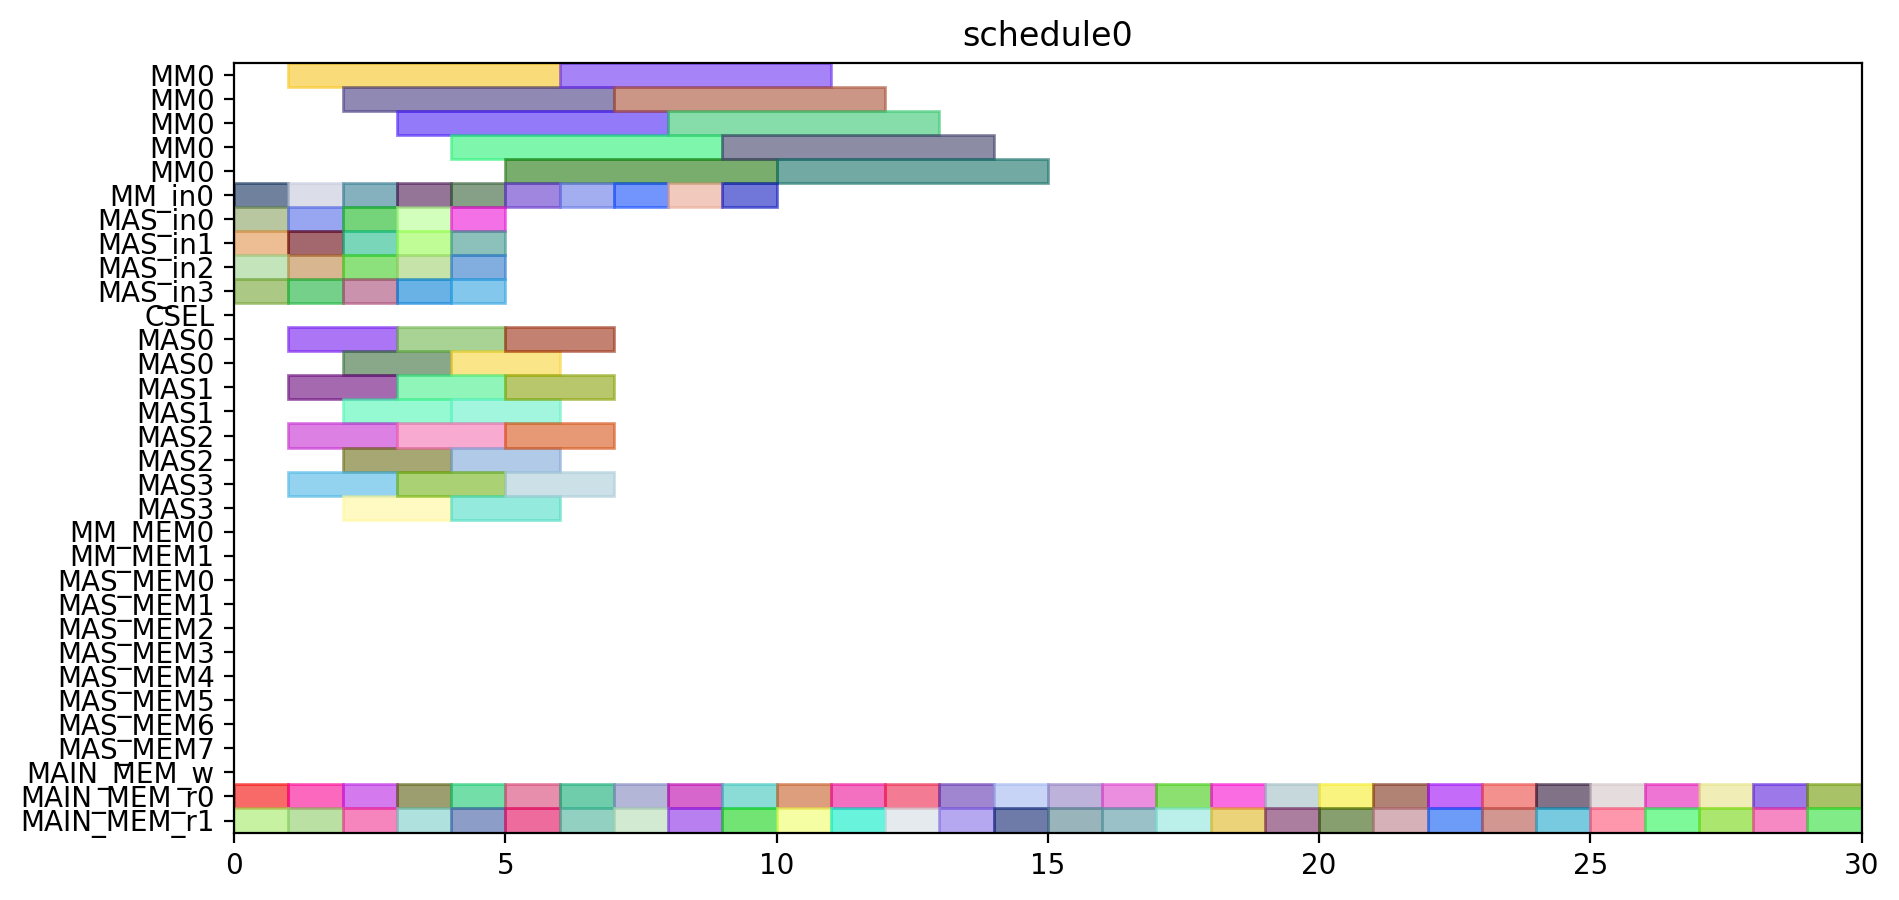

Here is the Python script that generated this plot:
from pyschedule import Scenario, solvers, plotters, alt


def solve():
	horizon = 131
	S = Scenario("schedule0", horizon=horizon)

	# resource
	MM = S.Resources('MM', num=1, size=5)
	MM_in = S.Resources('MM_in', num=1)
	MAS_in = S.Resources('MAS_in', num=4)
	CSEL = S.Resource('CSEL')
	MAS = S.Resources('MAS', num=4, size=2, periods=range(1, horizon))
	MM_MEM = S.Resources('MM_MEM', num=2)
	MAS_MEM = S.Resources('MAS_MEM', num=8)
	MAIN_MEM_w = S.Resource('MAIN_MEM_w', size=1)
	MAIN_MEM_r = S.Resources('MAIN_MEM_r', num=2)

	# result of previous scheduling

	# new tasks
	c_aa_a1_0 = S.Task('c_aa_a1_0', length=2, delay_cost=1)
	c_aa_a1_0 += alt(MAS)
	c_aa_a1_0_in = S.Task('c_aa_a1_0_in', length=1, delay_cost=1)
	c_aa_a1_0_in += alt(MAS_in)
	S += c_aa_a1_0_in*MAS_in[0]<=c_aa_a1_0*MAS[0]

	S += c_aa_a1_0_in*MAS_in[1]<=c_aa_a1_0*MAS[1]

	S += c_aa_a1_0_in*MAS_in[2]<=c_aa_a1_0*MAS[2]

	S += c_aa_a1_0_in*MAS_in[3]<=c_aa_a1_0*MAS[3]

	c_aa_a1_0_mem0 = S.Task('c_aa_a1_0_mem0', length=1, delay_cost=1)
	c_aa_a1_0_mem0 += MAIN_MEM_r[0]
	c_aa_a1_0_mem1 = S.Task('c_aa_a1_0_mem1', length=1, delay_cost=1)
	c_aa_a1_0_mem1 += MAIN_MEM_r[1]
	c_aa_a1_1 = S.Task('c_aa_a1_1', length=2, delay_cost=1)
	c_aa_a1_1 += alt(MAS)
	c_aa_a1_1_in = S.Task('c_aa_a1_1_in', length=1, delay_cost=1)
	c_aa_a1_1_in += alt(MAS_in)
	S += c_aa_a1_1_in*MAS_in[0]<=c_aa_a1_1*MAS[0]

	S += c_aa_a1_1_in*MAS_in[1]<=c_aa_a1_1*MAS[1]

	S += c_aa_a1_1_in*MAS_in[2]<=c_aa_a1_1*MAS[2]

	S += c_aa_a1_1_in*MAS_in[3]<=c_aa_a1_1*MAS[3]

	c_aa_a1_1_mem0 = S.Task('c_aa_a1_1_mem0', length=1, delay_cost=1)
	c_aa_a1_1_mem0 += MAIN_MEM_r[0]
	c_aa_a1_1_mem1 = S.Task('c_aa_a1_1_mem1', length=1, delay_cost=1)
	c_aa_a1_1_mem1 += MAIN_MEM_r[1]
	c_aa_t10 = S.Task('c_aa_t10', length=2, delay_cost=1)
	c_aa_t10 += alt(MAS)
	c_aa_t10_in = S.Task('c_aa_t10_in', length=1, delay_cost=1)
	c_aa_t10_in += alt(MAS_in)
	S += c_aa_t10_in*MAS_in[0]<=c_aa_t10*MAS[0]

	S += c_aa_t10_in*MAS_in[1]<=c_aa_t10*MAS[1]

	S += c_aa_t10_in*MAS_in[2]<=c_aa_t10*MAS[2]

	S += c_aa_t10_in*MAS_in[3]<=c_aa_t10*MAS[3]

	c_aa_t10_mem0 = S.Task('c_aa_t10_mem0', length=1, delay_cost=1)
	c_aa_t10_mem0 += MAIN_MEM_r[0]
	c_aa_t10_mem1 = S.Task('c_aa_t10_mem1', length=1, delay_cost=1)
	c_aa_t10_mem1 += MAIN_MEM_r[1]
	c_aa_t11 = S.Task('c_aa_t11', length=2, delay_cost=1)
	c_aa_t11 += alt(MAS)
	c_aa_t11_in = S.Task('c_aa_t11_in', length=1, delay_cost=1)
	c_aa_t11_in += alt(MAS_in)
	S += c_aa_t11_in*MAS_in[0]<=c_aa_t11*MAS[0]

	S += c_aa_t11_in*MAS_in[1]<=c_aa_t11*MAS[1]

	S += c_aa_t11_in*MAS_in[2]<=c_aa_t11*MAS[2]

	S += c_aa_t11_in*MAS_in[3]<=c_aa_t11*MAS[3]

	c_aa_t11_mem0 = S.Task('c_aa_t11_mem0', length=1, delay_cost=1)
	c_aa_t11_mem0 += MAIN_MEM_r[0]
	c_aa_t11_mem1 = S.Task('c_aa_t11_mem1', length=1, delay_cost=1)
	c_aa_t11_mem1 += MAIN_MEM_r[1]
	c_aa_t3_t0 = S.Task('c_aa_t3_t0', length=5, delay_cost=1)
	c_aa_t3_t0 += alt(MM)
	c_aa_t3_t0_in = S.Task('c_aa_t3_t0_in', length=1, delay_cost=1)
	c_aa_t3_t0_in += alt(MM_in)
	S += c_aa_t3_t0_in*MM_in[0]<=c_aa_t3_t0*MM[0]

	c_aa_t3_t0_mem0 = S.Task('c_aa_t3_t0_mem0', length=1, delay_cost=1)
	c_aa_t3_t0_mem0 += MAIN_MEM_r[0]
	c_aa_t3_t0_mem1 = S.Task('c_aa_t3_t0_mem1', length=1, delay_cost=1)
	c_aa_t3_t0_mem1 += MAIN_MEM_r[1]
	c_aa_t3_t1 = S.Task('c_aa_t3_t1', length=5, delay_cost=1)
	c_aa_t3_t1 += alt(MM)
	c_aa_t3_t1_in = S.Task('c_aa_t3_t1_in', length=1, delay_cost=1)
	c_aa_t3_t1_in += alt(MM_in)
	S += c_aa_t3_t1_in*MM_in[0]<=c_aa_t3_t1*MM[0]

	c_aa_t3_t1_mem0 = S.Task('c_aa_t3_t1_mem0', length=1, delay_cost=1)
	c_aa_t3_t1_mem0 += MAIN_MEM_r[0]
	c_aa_t3_t1_mem1 = S.Task('c_aa_t3_t1_mem1', length=1, delay_cost=1)
	c_aa_t3_t1_mem1 += MAIN_MEM_r[1]
	c_aa_t3_t2 = S.Task('c_aa_t3_t2', length=2, delay_cost=1)
	c_aa_t3_t2 += alt(MAS)
	c_aa_t3_t2_in = S.Task('c_aa_t3_t2_in', length=1, delay_cost=1)
	c_aa_t3_t2_in += alt(MAS_in)
	S += c_aa_t3_t2_in*MAS_in[0]<=c_aa_t3_t2*MAS[0]

	S += c_aa_t3_t2_in*MAS_in[1]<=c_aa_t3_t2*MAS[1]

	S += c_aa_t3_t2_in*MAS_in[2]<=c_aa_t3_t2*MAS[2]

	S += c_aa_t3_t2_in*MAS_in[3]<=c_aa_t3_t2*MAS[3]

	c_aa_t3_t2_mem0 = S.Task('c_aa_t3_t2_mem0', length=1, delay_cost=1)
	c_aa_t3_t2_mem0 += MAIN_MEM_r[0]
	c_aa_t3_t2_mem1 = S.Task('c_aa_t3_t2_mem1', length=1, delay_cost=1)
	c_aa_t3_t2_mem1 += MAIN_MEM_r[1]
	c_aa_t3_t3 = S.Task('c_aa_t3_t3', length=2, delay_cost=1)
	c_aa_t3_t3 += alt(MAS)
	c_aa_t3_t3_in = S.Task('c_aa_t3_t3_in', length=1, delay_cost=1)
	c_aa_t3_t3_in += alt(MAS_in)
	S += c_aa_t3_t3_in*MAS_in[0]<=c_aa_t3_t3*MAS[0]

	S += c_aa_t3_t3_in*MAS_in[1]<=c_aa_t3_t3*MAS[1]

	S += c_aa_t3_t3_in*MAS_in[2]<=c_aa_t3_t3*MAS[2]

	S += c_aa_t3_t3_in*MAS_in[3]<=c_aa_t3_t3*MAS[3]

	c_aa_t3_t3_mem0 = S.Task('c_aa_t3_t3_mem0', length=1, delay_cost=1)
	c_aa_t3_t3_mem0 += MAIN_MEM_r[0]
	c_aa_t3_t3_mem1 = S.Task('c_aa_t3_t3_mem1', length=1, delay_cost=1)
	c_aa_t3_t3_mem1 += MAIN_MEM_r[1]
	c_bb_a1_0 = S.Task('c_bb_a1_0', length=2, delay_cost=1)
	c_bb_a1_0 += alt(MAS)
	c_bb_a1_0_in = S.Task('c_bb_a1_0_in', length=1, delay_cost=1)
	c_bb_a1_0_in += alt(MAS_in)
	S += c_bb_a1_0_in*MAS_in[0]<=c_bb_a1_0*MAS[0]

	S += c_bb_a1_0_in*MAS_in[1]<=c_bb_a1_0*MAS[1]

	S += c_bb_a1_0_in*MAS_in[2]<=c_bb_a1_0*MAS[2]

	S += c_bb_a1_0_in*MAS_in[3]<=c_bb_a1_0*MAS[3]

	c_bb_a1_0_mem0 = S.Task('c_bb_a1_0_mem0', length=1, delay_cost=1)
	c_bb_a1_0_mem0 += MAIN_MEM_r[0]
	c_bb_a1_0_mem1 = S.Task('c_bb_a1_0_mem1', length=1, delay_cost=1)
	c_bb_a1_0_mem1 += MAIN_MEM_r[1]
	c_bb_a1_1 = S.Task('c_bb_a1_1', length=2, delay_cost=1)
	c_bb_a1_1 += alt(MAS)
	c_bb_a1_1_in = S.Task('c_bb_a1_1_in', length=1, delay_cost=1)
	c_bb_a1_1_in += alt(MAS_in)
	S += c_bb_a1_1_in*MAS_in[0]<=c_bb_a1_1*MAS[0]

	S += c_bb_a1_1_in*MAS_in[1]<=c_bb_a1_1*MAS[1]

	S += c_bb_a1_1_in*MAS_in[2]<=c_bb_a1_1*MAS[2]

	S += c_bb_a1_1_in*MAS_in[3]<=c_bb_a1_1*MAS[3]

	c_bb_a1_1_mem0 = S.Task('c_bb_a1_1_mem0', length=1, delay_cost=1)
	c_bb_a1_1_mem0 += MAIN_MEM_r[0]
	c_bb_a1_1_mem1 = S.Task('c_bb_a1_1_mem1', length=1, delay_cost=1)
	c_bb_a1_1_mem1 += MAIN_MEM_r[1]
	c_bb_t10 = S.Task('c_bb_t10', length=2, delay_cost=1)
	c_bb_t10 += alt(MAS)
	c_bb_t10_in = S.Task('c_bb_t10_in', length=1, delay_cost=1)
	c_bb_t10_in += alt(MAS_in)
	S += c_bb_t10_in*MAS_in[0]<=c_bb_t10*MAS[0]

	S += c_bb_t10_in*MAS_in[1]<=c_bb_t10*MAS[1]

	S += c_bb_t10_in*MAS_in[2]<=c_bb_t10*MAS[2]

	S += c_bb_t10_in*MAS_in[3]<=c_bb_t10*MAS[3]

	c_bb_t10_mem0 = S.Task('c_bb_t10_mem0', length=1, delay_cost=1)
	c_bb_t10_mem0 += MAIN_MEM_r[0]
	c_bb_t10_mem1 = S.Task('c_bb_t10_mem1', length=1, delay_cost=1)
	c_bb_t10_mem1 += MAIN_MEM_r[1]
	c_bb_t11 = S.Task('c_bb_t11', length=2, delay_cost=1)
	c_bb_t11 += alt(MAS)
	c_bb_t11_in = S.Task('c_bb_t11_in', length=1, delay_cost=1)
	c_bb_t11_in += alt(MAS_in)
	S += c_bb_t11_in*MAS_in[0]<=c_bb_t11*MAS[0]

	S += c_bb_t11_in*MAS_in[1]<=c_bb_t11*MAS[1]

	S += c_bb_t11_in*MAS_in[2]<=c_bb_t11*MAS[2]

	S += c_bb_t11_in*MAS_in[3]<=c_bb_t11*MAS[3]

	c_bb_t11_mem0 = S.Task('c_bb_t11_mem0', length=1, delay_cost=1)
	c_bb_t11_mem0 += MAIN_MEM_r[0]
	c_bb_t11_mem1 = S.Task('c_bb_t11_mem1', length=1, delay_cost=1)
	c_bb_t11_mem1 += MAIN_MEM_r[1]
	c_bb_t3_t0 = S.Task('c_bb_t3_t0', length=5, delay_cost=1)
	c_bb_t3_t0 += alt(MM)
	c_bb_t3_t0_in = S.Task('c_bb_t3_t0_in', length=1, delay_cost=1)
	c_bb_t3_t0_in += alt(MM_in)
	S += c_bb_t3_t0_in*MM_in[0]<=c_bb_t3_t0*MM[0]

	c_bb_t3_t0_mem0 = S.Task('c_bb_t3_t0_mem0', length=1, delay_cost=1)
	c_bb_t3_t0_mem0 += MAIN_MEM_r[0]
	c_bb_t3_t0_mem1 = S.Task('c_bb_t3_t0_mem1', length=1, delay_cost=1)
	c_bb_t3_t0_mem1 += MAIN_MEM_r[1]
	c_bb_t3_t1 = S.Task('c_bb_t3_t1', length=5, delay_cost=1)
	c_bb_t3_t1 += alt(MM)
	c_bb_t3_t1_in = S.Task('c_bb_t3_t1_in', length=1, delay_cost=1)
	c_bb_t3_t1_in += alt(MM_in)
	S += c_bb_t3_t1_in*MM_in[0]<=c_bb_t3_t1*MM[0]

	c_bb_t3_t1_mem0 = S.Task('c_bb_t3_t1_mem0', length=1, delay_cost=1)
	c_bb_t3_t1_mem0 += MAIN_MEM_r[0]
	c_bb_t3_t1_mem1 = S.Task('c_bb_t3_t1_mem1', length=1, delay_cost=1)
	c_bb_t3_t1_mem1 += MAIN_MEM_r[1]
	c_bb_t3_t2 = S.Task('c_bb_t3_t2', length=2, delay_cost=1)
	c_bb_t3_t2 += alt(MAS)
	c_bb_t3_t2_in = S.Task('c_bb_t3_t2_in', length=1, delay_cost=1)
	c_bb_t3_t2_in += alt(MAS_in)
	S += c_bb_t3_t2_in*MAS_in[0]<=c_bb_t3_t2*MAS[0]

	S += c_bb_t3_t2_in*MAS_in[1]<=c_bb_t3_t2*MAS[1]

	S += c_bb_t3_t2_in*MAS_in[2]<=c_bb_t3_t2*MAS[2]

	S += c_bb_t3_t2_in*MAS_in[3]<=c_bb_t3_t2*MAS[3]

	c_bb_t3_t2_mem0 = S.Task('c_bb_t3_t2_mem0', length=1, delay_cost=1)
	c_bb_t3_t2_mem0 += MAIN_MEM_r[0]
	c_bb_t3_t2_mem1 = S.Task('c_bb_t3_t2_mem1', length=1, delay_cost=1)
	c_bb_t3_t2_mem1 += MAIN_MEM_r[1]
	c_bb_t3_t3 = S.Task('c_bb_t3_t3', length=2, delay_cost=1)
	c_bb_t3_t3 += alt(MAS)
	c_bb_t3_t3_in = S.Task('c_bb_t3_t3_in', length=1, delay_cost=1)
	c_bb_t3_t3_in += alt(MAS_in)
	S += c_bb_t3_t3_in*MAS_in[0]<=c_bb_t3_t3*MAS[0]

	S += c_bb_t3_t3_in*MAS_in[1]<=c_bb_t3_t3*MAS[1]

	S += c_bb_t3_t3_in*MAS_in[2]<=c_bb_t3_t3*MAS[2]

	S += c_bb_t3_t3_in*MAS_in[3]<=c_bb_t3_t3*MAS[3]

	c_bb_t3_t3_mem0 = S.Task('c_bb_t3_t3_mem0', length=1, delay_cost=1)
	c_bb_t3_t3_mem0 += MAIN_MEM_r[0]
	c_bb_t3_t3_mem1 = S.Task('c_bb_t3_t3_mem1', length=1, delay_cost=1)
	c_bb_t3_t3_mem1 += MAIN_MEM_r[1]
	c_cc_a1_0 = S.Task('c_cc_a1_0', length=2, delay_cost=1)
	c_cc_a1_0 += alt(MAS)
	c_cc_a1_0_in = S.Task('c_cc_a1_0_in', length=1, delay_cost=1)
	c_cc_a1_0_in += alt(MAS_in)
	S += c_cc_a1_0_in*MAS_in[0]<=c_cc_a1_0*MAS[0]

	S += c_cc_a1_0_in*MAS_in[1]<=c_cc_a1_0*MAS[1]

	S += c_cc_a1_0_in*MAS_in[2]<=c_cc_a1_0*MAS[2]

	S += c_cc_a1_0_in*MAS_in[3]<=c_cc_a1_0*MAS[3]

	c_cc_a1_0_mem0 = S.Task('c_cc_a1_0_mem0', length=1, delay_cost=1)
	c_cc_a1_0_mem0 += MAIN_MEM_r[0]
	c_cc_a1_0_mem1 = S.Task('c_cc_a1_0_mem1', length=1, delay_cost=1)
	c_cc_a1_0_mem1 += MAIN_MEM_r[1]
	c_cc_a1_1 = S.Task('c_cc_a1_1', length=2, delay_cost=1)
	c_cc_a1_1 += alt(MAS)
	c_cc_a1_1_in = S.Task('c_cc_a1_1_in', length=1, delay_cost=1)
	c_cc_a1_1_in += alt(MAS_in)
	S += c_cc_a1_1_in*MAS_in[0]<=c_cc_a1_1*MAS[0]

	S += c_cc_a1_1_in*MAS_in[1]<=c_cc_a1_1*MAS[1]

	S += c_cc_a1_1_in*MAS_in[2]<=c_cc_a1_1*MAS[2]

	S += c_cc_a1_1_in*MAS_in[3]<=c_cc_a1_1*MAS[3]

	c_cc_a1_1_mem0 = S.Task('c_cc_a1_1_mem0', length=1, delay_cost=1)
	c_cc_a1_1_mem0 += MAIN_MEM_r[0]
	c_cc_a1_1_mem1 = S.Task('c_cc_a1_1_mem1', length=1, delay_cost=1)
	c_cc_a1_1_mem1 += MAIN_MEM_r[1]
	c_cc_t10 = S.Task('c_cc_t10', length=2, delay_cost=1)
	c_cc_t10 += alt(MAS)
	c_cc_t10_in = S.Task('c_cc_t10_in', length=1, delay_cost=1)
	c_cc_t10_in += alt(MAS_in)
	S += c_cc_t10_in*MAS_in[0]<=c_cc_t10*MAS[0]

	S += c_cc_t10_in*MAS_in[1]<=c_cc_t10*MAS[1]

	S += c_cc_t10_in*MAS_in[2]<=c_cc_t10*MAS[2]

	S += c_cc_t10_in*MAS_in[3]<=c_cc_t10*MAS[3]

	c_cc_t10_mem0 = S.Task('c_cc_t10_mem0', length=1, delay_cost=1)
	c_cc_t10_mem0 += MAIN_MEM_r[0]
	c_cc_t10_mem1 = S.Task('c_cc_t10_mem1', length=1, delay_cost=1)
	c_cc_t10_mem1 += MAIN_MEM_r[1]
	c_cc_t11 = S.Task('c_cc_t11', length=2, delay_cost=1)
	c_cc_t11 += alt(MAS)
	c_cc_t11_in = S.Task('c_cc_t11_in', length=1, delay_cost=1)
	c_cc_t11_in += alt(MAS_in)
	S += c_cc_t11_in*MAS_in[0]<=c_cc_t11*MAS[0]

	S += c_cc_t11_in*MAS_in[1]<=c_cc_t11*MAS[1]

	S += c_cc_t11_in*MAS_in[2]<=c_cc_t11*MAS[2]

	S += c_cc_t11_in*MAS_in[3]<=c_cc_t11*MAS[3]

	c_cc_t11_mem0 = S.Task('c_cc_t11_mem0', length=1, delay_cost=1)
	c_cc_t11_mem0 += MAIN_MEM_r[0]
	c_cc_t11_mem1 = S.Task('c_cc_t11_mem1', length=1, delay_cost=1)
	c_cc_t11_mem1 += MAIN_MEM_r[1]
	c_cc_t3_t0 = S.Task('c_cc_t3_t0', length=5, delay_cost=1)
	c_cc_t3_t0 += alt(MM)
	c_cc_t3_t0_in = S.Task('c_cc_t3_t0_in', length=1, delay_cost=1)
	c_cc_t3_t0_in += alt(MM_in)
	S += c_cc_t3_t0_in*MM_in[0]<=c_cc_t3_t0*MM[0]

	c_cc_t3_t0_mem0 = S.Task('c_cc_t3_t0_mem0', length=1, delay_cost=1)
	c_cc_t3_t0_mem0 += MAIN_MEM_r[0]
	c_cc_t3_t0_mem1 = S.Task('c_cc_t3_t0_mem1', length=1, delay_cost=1)
	c_cc_t3_t0_mem1 += MAIN_MEM_r[1]
	c_cc_t3_t1 = S.Task('c_cc_t3_t1', length=5, delay_cost=1)
	c_cc_t3_t1 += alt(MM)
	c_cc_t3_t1_in = S.Task('c_cc_t3_t1_in', length=1, delay_cost=1)
	c_cc_t3_t1_in += alt(MM_in)
	S += c_cc_t3_t1_in*MM_in[0]<=c_cc_t3_t1*MM[0]

	c_cc_t3_t1_mem0 = S.Task('c_cc_t3_t1_mem0', length=1, delay_cost=1)
	c_cc_t3_t1_mem0 += MAIN_MEM_r[0]
	c_cc_t3_t1_mem1 = S.Task('c_cc_t3_t1_mem1', length=1, delay_cost=1)
	c_cc_t3_t1_mem1 += MAIN_MEM_r[1]
	c_cc_t3_t2 = S.Task('c_cc_t3_t2', length=2, delay_cost=1)
	c_cc_t3_t2 += alt(MAS)
	c_cc_t3_t2_in = S.Task('c_cc_t3_t2_in', length=1, delay_cost=1)
	c_cc_t3_t2_in += alt(MAS_in)
	S += c_cc_t3_t2_in*MAS_in[0]<=c_cc_t3_t2*MAS[0]

	S += c_cc_t3_t2_in*MAS_in[1]<=c_cc_t3_t2*MAS[1]

	S += c_cc_t3_t2_in*MAS_in[2]<=c_cc_t3_t2*MAS[2]

	S += c_cc_t3_t2_in*MAS_in[3]<=c_cc_t3_t2*MAS[3]

	c_cc_t3_t2_mem0 = S.Task('c_cc_t3_t2_mem0', length=1, delay_cost=1)
	c_cc_t3_t2_mem0 += MAIN_MEM_r[0]
	c_cc_t3_t2_mem1 = S.Task('c_cc_t3_t2_mem1', length=1, delay_cost=1)
	c_cc_t3_t2_mem1 += MAIN_MEM_r[1]
	c_cc_t3_t3 = S.Task('c_cc_t3_t3', length=2, delay_cost=1)
	c_cc_t3_t3 += alt(MAS)
	c_cc_t3_t3_in = S.Task('c_cc_t3_t3_in', length=1, delay_cost=1)
	c_cc_t3_t3_in += alt(MAS_in)
	S += c_cc_t3_t3_in*MAS_in[0]<=c_cc_t3_t3*MAS[0]

	S += c_cc_t3_t3_in*MAS_in[1]<=c_cc_t3_t3*MAS[1]

	S += c_cc_t3_t3_in*MAS_in[2]<=c_cc_t3_t3*MAS[2]

	S += c_cc_t3_t3_in*MAS_in[3]<=c_cc_t3_t3*MAS[3]

	c_cc_t3_t3_mem0 = S.Task('c_cc_t3_t3_mem0', length=1, delay_cost=1)
	c_cc_t3_t3_mem0 += MAIN_MEM_r[0]
	c_cc_t3_t3_mem1 = S.Task('c_cc_t3_t3_mem1', length=1, delay_cost=1)
	c_cc_t3_t3_mem1 += MAIN_MEM_r[1]
	c_ab_t0_t0 = S.Task('c_ab_t0_t0', length=5, delay_cost=1)
	c_ab_t0_t0 += alt(MM)
	c_ab_t0_t0_in = S.Task('c_ab_t0_t0_in', length=1, delay_cost=1)
	c_ab_t0_t0_in += alt(MM_in)
	S += c_ab_t0_t0_in*MM_in[0]<=c_ab_t0_t0*MM[0]

	c_ab_t0_t0_mem0 = S.Task('c_ab_t0_t0_mem0', length=1, delay_cost=1)
	c_ab_t0_t0_mem0 += MAIN_MEM_r[0]
	c_ab_t0_t0_mem1 = S.Task('c_ab_t0_t0_mem1', length=1, delay_cost=1)
	c_ab_t0_t0_mem1 += MAIN_MEM_r[1]
	c_ab_t0_t1 = S.Task('c_ab_t0_t1', length=5, delay_cost=1)
	c_ab_t0_t1 += alt(MM)
	c_ab_t0_t1_in = S.Task('c_ab_t0_t1_in', length=1, delay_cost=1)
	c_ab_t0_t1_in += alt(MM_in)
	S += c_ab_t0_t1_in*MM_in[0]<=c_ab_t0_t1*MM[0]

	c_ab_t0_t1_mem0 = S.Task('c_ab_t0_t1_mem0', length=1, delay_cost=1)
	c_ab_t0_t1_mem0 += MAIN_MEM_r[0]
	c_ab_t0_t1_mem1 = S.Task('c_ab_t0_t1_mem1', length=1, delay_cost=1)
	c_ab_t0_t1_mem1 += MAIN_MEM_r[1]
	c_ab_t0_t2 = S.Task('c_ab_t0_t2', length=2, delay_cost=1)
	c_ab_t0_t2 += alt(MAS)
	c_ab_t0_t2_in = S.Task('c_ab_t0_t2_in', length=1, delay_cost=1)
	c_ab_t0_t2_in += alt(MAS_in)
	S += c_ab_t0_t2_in*MAS_in[0]<=c_ab_t0_t2*MAS[0]

	S += c_ab_t0_t2_in*MAS_in[1]<=c_ab_t0_t2*MAS[1]

	S += c_ab_t0_t2_in*MAS_in[2]<=c_ab_t0_t2*MAS[2]

	S += c_ab_t0_t2_in*MAS_in[3]<=c_ab_t0_t2*MAS[3]

	c_ab_t0_t2_mem0 = S.Task('c_ab_t0_t2_mem0', length=1, delay_cost=1)
	c_ab_t0_t2_mem0 += MAIN_MEM_r[0]
	c_ab_t0_t2_mem1 = S.Task('c_ab_t0_t2_mem1', length=1, delay_cost=1)
	c_ab_t0_t2_mem1 += MAIN_MEM_r[1]
	c_ab_t0_t3 = S.Task('c_ab_t0_t3', length=2, delay_cost=1)
	c_ab_t0_t3 += alt(MAS)
	c_ab_t0_t3_in = S.Task('c_ab_t0_t3_in', length=1, delay_cost=1)
	c_ab_t0_t3_in += alt(MAS_in)
	S += c_ab_t0_t3_in*MAS_in[0]<=c_ab_t0_t3*MAS[0]

	S += c_ab_t0_t3_in*MAS_in[1]<=c_ab_t0_t3*MAS[1]

	S += c_ab_t0_t3_in*MAS_in[2]<=c_ab_t0_t3*MAS[2]

	S += c_ab_t0_t3_in*MAS_in[3]<=c_ab_t0_t3*MAS[3]

	c_ab_t0_t3_mem0 = S.Task('c_ab_t0_t3_mem0', length=1, delay_cost=1)
	c_ab_t0_t3_mem0 += MAIN_MEM_r[0]
	c_ab_t0_t3_mem1 = S.Task('c_ab_t0_t3_mem1', length=1, delay_cost=1)
	c_ab_t0_t3_mem1 += MAIN_MEM_r[1]
	c_ab_t1_t0 = S.Task('c_ab_t1_t0', length=5, delay_cost=1)
	c_ab_t1_t0 += alt(MM)
	c_ab_t1_t0_in = S.Task('c_ab_t1_t0_in', length=1, delay_cost=1)
	c_ab_t1_t0_in += alt(MM_in)
	S += c_ab_t1_t0_in*MM_in[0]<=c_ab_t1_t0*MM[0]

	c_ab_t1_t0_mem0 = S.Task('c_ab_t1_t0_mem0', length=1, delay_cost=1)
	c_ab_t1_t0_mem0 += MAIN_MEM_r[0]
	c_ab_t1_t0_mem1 = S.Task('c_ab_t1_t0_mem1', length=1, delay_cost=1)
	c_ab_t1_t0_mem1 += MAIN_MEM_r[1]
	c_ab_t1_t1 = S.Task('c_ab_t1_t1', length=5, delay_cost=1)
	c_ab_t1_t1 += alt(MM)
	c_ab_t1_t1_in = S.Task('c_ab_t1_t1_in', length=1, delay_cost=1)
	c_ab_t1_t1_in += alt(MM_in)
	S += c_ab_t1_t1_in*MM_in[0]<=c_ab_t1_t1*MM[0]

	c_ab_t1_t1_mem0 = S.Task('c_ab_t1_t1_mem0', length=1, delay_cost=1)
	c_ab_t1_t1_mem0 += MAIN_MEM_r[0]
	c_ab_t1_t1_mem1 = S.Task('c_ab_t1_t1_mem1', length=1, delay_cost=1)
	c_ab_t1_t1_mem1 += MAIN_MEM_r[1]
	solvers.mip.solve(S,msg=1,kind='CPLEX',ratio_gap=1.01)

	solution = [['hoge']*len(S.solution()[1]) for i in range(len(S.solution()))]
	for i in range(len(S.solution())):
		for j in range(len(S.solution()[i])):
			solution[i][j]=str(S.solution()[i][j])
	print(solution)

	cycles = int(solution[-1][3])

	pic_file_name = "/home/mfukuda/ABE/multiRAM_multiMAS_16mux/scheduling_result/stage5MM1_stage2MAS4/FP12_INV_BEFORE_FPINV/schedule0.png"
	if(S.solution() != []):
		plotters.matplotlib.plot(S,img_filename=pic_file_name, show_task_labels=False, fig_size=(cycles*0.25+3, 5))

	return solution
